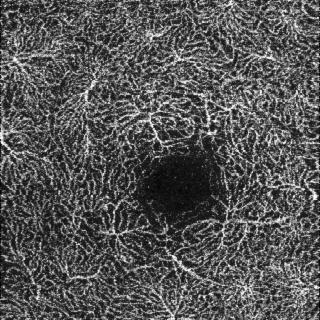
#> input picture characteristics/FAZ_Extraction-master/images/angio3prof.tif, 320 x 320 px
$ python -i util2.py   (imports and definitions only)
#> lines starting #> are read from the running program, lines starting #| are printed output that depends on the picture
#> further down, picture is the input picture: shape (320, 320, 3); min 0, max 255, mean 85.8
import numpy as np
import cv2
import matplotlib.pyplot as plt
from PIL import Image
from skimage.measure import regionprops, label
from skimage.morphology import skeletonize, medial_axis
#from scipy.spatial import distance
from scipy.spatial.distance import cdist
from skimage.feature import peak_local_max

# Tang, F. Y., Ng, D. S., Lam, A., Luk, F., Wong, R., Chan, C., Mohamed, S., Fong, A., Lok, J., Tso, T., Lai, F., Brelen, M., Wong, T. Y., Tham, C. C., & Cheung, C. Y. (2017). Determinants of Quantitative Optical Coherence Tomography Angiography Metrics in Patients with Diabetes. Scientific reports, 7(1), 2575. https://doi.org/10.1038/s41598-017-02767-0

#image_entropy:
# H = -Σ p_i * log2(p_i)
# C. E. Shannon, "A mathematical theory of communication," in The Bell System Technical Journal, vol. 27, no. 3, pp. 379-423, July 1948, doi: 10.1002/j.1538-7305.1948.tb01338.x.
# [102 lines left out: functions calculate_image_entropy, calculate_bvd, calculate_vsd, calculate_bvc, calculate_vpi, not called in this run]
#fractal dimention(FD)- Tang
# Fractal dimension (FD) is a mathematical concept used to quantify the irregularity or complexity of patterns in an image. The fractal dimension is a non-integer value that can capture the degree of self-similarity and self-affinity of the pattern across different scales. High FD values indicate greater complexity and irregularity in the pattern, while low FD values indicate greater regularity and predictability.
def calculate_fd(octa_image):
    # Convert the binary OCTA image to a labeled image
    labeled_image = label(octa_image)
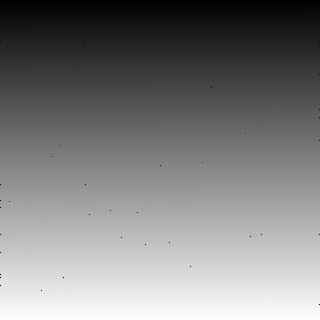
#> labeled_image: shape (320, 320, 3) int64; min 0, max 97775, mean 48952.3; drawn with min black and max white
    # Extract the properties of each connected component
    regions = regionprops(labeled_image)
#> regions = 97775 regions
    # Find the largest connected component (i.e., the blood vessels)
    vessel_region = max(regions, key=lambda r: r.area)
    # Calculate the box-counting dimension of the blood vessels
    pixel_counts = np.histogram(vessel_region.filled_image, bins=2)[0]
#> pixel_counts = [105, 39]
    scales = np.logspace(np.log2(1), np.log2(vessel_region.area), num=50, base=2)
#> scales = 50 values from 1 to 39
    n_boxes = []
    for scale in scales:
        n_boxes.append(count_boxes(vessel_region.filled_image, scale))
#> this loop made 50 passes
#> (scale, box_size in count_boxes, n_boxes_row in count_boxes, n_boxes_col in count_boxes, n_boxes in count_boxes) on passes 2, 3, 4, 5, 6, 7, 8, 9, 10, 28, 29, 30: (1.08, 1, 6, 6, 11), (1.16, 1, 6, 6, 11), (1.25, 1, 6, 6, 11), (1.35, 1, 6, 6, 11), (1.45, 1, 6, 6, 11), (1.57, 1, 6, 6, 11), (1.69, 1, 6, 6, 11), (1.82, 1, 6, 6, 11), (1.96, 1, 6, 6, 11), (7.53, 7, 0, 0, 0), (8.11, 8, 0, 0, 0), (8.74, 8, 0, 0, 0)
#> (scale, box_size in count_boxes, n_boxes_row in count_boxes, n_boxes_col in count_boxes, n_boxes in count_boxes) on passes 11 to 16: (2.11, 2, 3, 3, 6), (2.28, 2, 3, 3, 6), (2.45, 2, 3, 3, 6), (2.64, 2, 3, 3, 6), (2.85, 2, 3, 3, 6), (3.07, 3, 2, 2, 3)
#> after the loop, n_boxes = 50 values, max 11 at index 0, min 0 at index 27, mean 3.2
    n_boxes = np.array(n_boxes)
    fd, _ = np.polyfit(np.log(scales), np.log(n_boxes), deg=1)
#> fd = nan
    return fd

def count_boxes(image, scale):
    # Calculate the number of boxes needed to cover the image at the given scale
    if image.ndim == 3:
        image = image.min(axis=2)
    n_pixels = np.prod(image.shape)
    n_dim = int(np.sqrt(n_pixels))
    box_size = int(scale)
    n_boxes_row = n_dim // box_size
    n_boxes_col = n_dim // box_size
    boxes = np.zeros((n_boxes_row, n_boxes_col))
    for i in range(n_boxes_row):
        for j in range(n_boxes_col):
            box = image[i*box_size:(i+1)*box_size, j*box_size:(j+1)*box_size]
            boxes[i, j] = np.any(box)
    n_boxes = np.sum(boxes)
    return n_boxes

# faz area/ faz contour irrelagularity(FAZ-CI)- Tang
# FAZ-CI measures the structural irregularity of the foveal shape
# [18 lines left out: function calculate_faz_ci, not called in this run]

# [24 lines of commented-out code are left out]

>>> import cv2
>>> picture = cv2.imread('FAZ_Extraction-master/images/angio3prof.tif')
>>> result = calculate_fd(picture)
#> result = nan

$ run again, on characteristics/FAZ_Extraction-master/images/angio3superf.tif
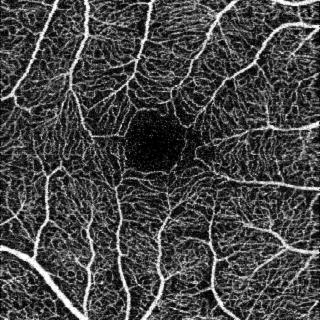
#> input picture characteristics/FAZ_Extraction-master/images/angio3superf.tif, 320 x 320 px
#> picture is the input picture: shape (320, 320, 3); min 0, max 255, mean 69.4
#> in calculate_fd, `labeled_image = label(octa_image)`:
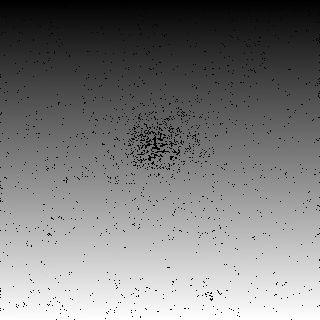
#> labeled_image: shape (320, 320, 3) int64; min 0, max 95801, mean 46895; drawn with min black and max white
#> regions = 95801 regions
#> pixel_counts = [138, 54]
#> scales = 50 values from 1 to 54
#> the loop in calculate_fd, `for scale in scales:` made 50 passes
#> (scale, box_size in count_boxes, n_boxes_row in count_boxes, n_boxes_col in count_boxes, n_boxes in count_boxes) on passes 2 to 9: (1.08, 1, 8, 8, 18), (1.18, 1, 8, 8, 18), (1.28, 1, 8, 8, 18), (1.38, 1, 8, 8, 18), (1.5, 1, 8, 8, 18), (1.63, 1, 8, 8, 18), (1.77, 1, 8, 8, 18), (1.92, 1, 8, 8, 18)
#> after the loop in calculate_fd, `for scale in scales:`: n_boxes = 50 values, max 18 at index 0, min 0 at index 27, mean 4.86
#> fd = nan

$ run again, on characteristics/FAZ_Extraction-master/images/angio6superf.tif
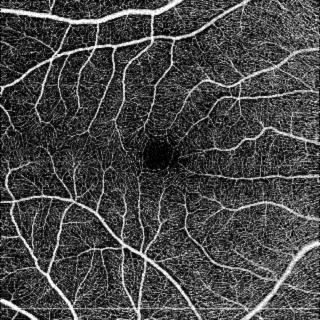
#> input picture characteristics/FAZ_Extraction-master/images/angio6superf.tif, 320 x 320 px
#> picture is the input picture: shape (320, 320, 3); min 0, max 255, mean 70.8
#> in calculate_fd, `labeled_image = label(octa_image)`:
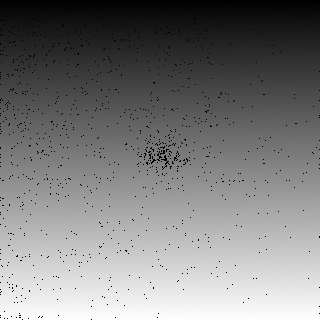
#> labeled_image: shape (320, 320, 3) int64; min 0, max 97031, mean 47782.8; drawn with min black and max white
#> regions = 97031 regions
#> pixel_counts = [48, 27]
#> scales = 50 values from 1 to 27
#> the loop in calculate_fd, `for scale in scales:` made 50 passes
#> (scale, box_size in count_boxes, n_boxes_row in count_boxes, n_boxes_col in count_boxes, n_boxes in count_boxes) on passes 2 to 9: (1.07, 1, 5, 5, 9), (1.14, 1, 5, 5, 9), (1.22, 1, 5, 5, 9), (1.31, 1, 5, 5, 9), (1.4, 1, 5, 5, 9), (1.5, 1, 5, 5, 9), (1.6, 1, 5, 5, 9), (1.71, 1, 5, 5, 9)
#> after the loop in calculate_fd, `for scale in scales:`: n_boxes = 50 values, max 9 at index 0, min 0 at index 27, mean 2.66
#> fd = nan
